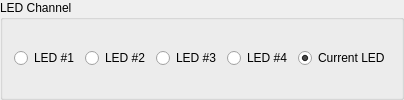
                 <widget class="QGroupBox" name="sync_analog_LED_box">
                  <property name="toolTip">
                   <string>Select the LED channel to be synced </string>
                  </property>
                  <property name="title">
                   <string>LED Channel</string>
                  </property>
                  <layout class="QGridLayout" name="gridLayout_51">
                   <item row="0" column="0">
                    <widget class="QRadioButton" name="sync_analog_LED1_button">
                     <property name="toolTip">
                      <string>Sync LED #1 to the analog input</string>
                     </property>
                     <property name="text">
                      <string>LED #1</string>
                     </property>
                    </widget>
                   </item>
                   <item row="0" column="3">
                    <widget class="QRadioButton" name="sync_analog_LED4_button">
                     <property name="toolTip">
                      <string>Sync LED #4 to the analog input</string>
                     </property>
                     <property name="text">
                      <string>LED #4</string>
                     </property>
                    </widget>
                   </item>
                   <item row="0" column="4">
                    <widget class="QRadioButton" name="sync_analog_LEDn_button">
                     <property name="toolTip">
                      <string>Sync current active LED to the analog input</string>
                     </property>
                     <property name="text">
                      <string>Current LED</string>
                     </property>
                     <property name="checked">
                      <bool>true</bool>
                     </property>
                    </widget>
                   </item>
                   <item row="0" column="1">
                    <widget class="QRadioButton" name="sync_analog_LED2_button">
                     <property name="toolTip">
                      <string>Sync LED #2 to the analog input</string>
                     </property>
                     <property name="text">
                      <string>LED #2</string>
                     </property>
                    </widget>
                   </item>
                   <item row="0" column="2">
                    <widget class="QRadioButton" name="sync_analog_LED3_button">
                     <property name="toolTip">
                      <string>Sync LED #3 to the analog input</string>
                     </property>
                     <property name="text">
                      <string>LED #3</string>
                     </property>
                    </widget>
                   </item>
                  </layout>
                 </widget>
